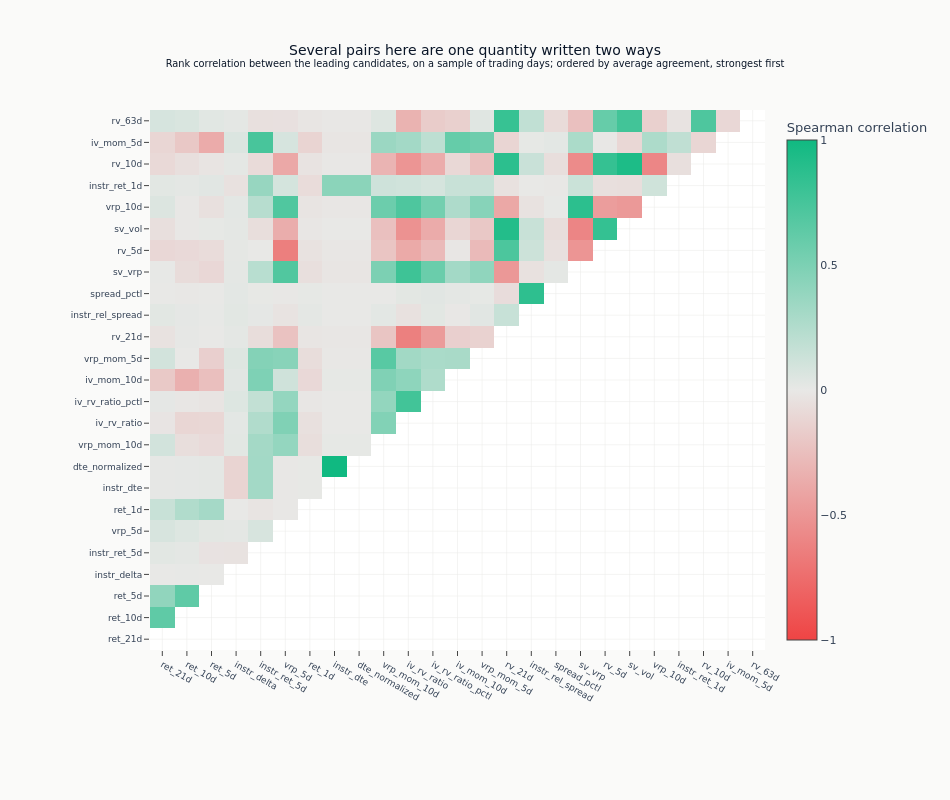

This figure's notebook cell:
### Markdown cell above
The map below is restricted to the leading candidates, because at fifty a full matrix
has unreadable labels and is mostly empty space, and to one triangle, because a
correlation matrix is symmetric and drawing both halves says everything twice. The rows
keep the ranking used everywhere else in the notebook - largest average agreement first
- so a block of colour is a group of near-copies that also rank near each other.

### Code cell
_div = style.ml4t_diverging()
ml4t_corr_scale = [[0.0, _div[0]], [0.5, _div[1]], [1.0, _div[2]]]
corr_plot_features = eval_summary.head(min(25, len(eval_summary)))["feature"].to_list()
corr_plot = corr_matrix.loc[corr_plot_features, corr_plot_features]
corr_display = corr_plot.mask(np.triu(np.ones(corr_plot.shape, dtype=bool)))
fig = go.Figure(
    data=go.Heatmap(
        z=corr_display.values,
        x=corr_plot.columns.tolist(),
        y=corr_plot.columns.tolist(),
        colorscale=ml4t_corr_scale,
        zmid=0,
        zmin=-1,
        zmax=1,
        colorbar=dict(title="Spearman correlation"),
    )
)
fig.update_layout(
    title={
        "text": (
            "Several pairs here are one quantity written two ways"
            "<br><sup>Rank correlation between the leading candidates, on a sample of trading "
            "days; ordered by average agreement, strongest first</sup>"
        )
    },
    template="ml4t",
    height=800,
    width=950,
    margin=dict(l=150, r=50, t=110, b=150),
)
fig.update_xaxes(tickfont=dict(size=9))
fig.update_yaxes(tickfont=dict(size=9))
show_plotly_with_alt(
    fig,
    "Lower-triangular heatmap of the Spearman rank correlation between 25 candidates on a "
    "sample of trading days, ordered by average agreement with the strongest first, on a "
    "red-to-green scale from -1 to +1. Three quarters of the 300 off-diagonal cells are paler "
    "than 0.3 either way. The green ones mark pairs that are close to one quantity written "
    "twice: instr_dte with dte_normalized at exactly 1.00, rv_10d and rv_21d with sv_vol at "
    "0.94 and 0.92, instr_rel_spread with spread_pctl and sv_vrp with vrp_10d both at 0.86, and "
    "iv_rv_ratio with iv_rv_ratio_pctl at 0.78. The strongest red cells set realized volatility "
    "against the variance-risk-premium terms - rv_5d with vrp_5d and rv_21d with iv_rv_ratio "
    "both at -0.63, sv_vrp with sv_vol at -0.58 - so those pairs move opposite each other "
    "rather than independently.",
)

### Figure 1 — Plotly figure (JSON) as saved in the notebook; plotly's stock layout.template omitted (floating-point values rounded to 4 significant figures; data arrays with more than 128 entries replaced by an {"elided": "..."} marker saying what was removed)
{"data": [{"colorbar": {"title": {"text": "Spearman correlation"}}, "colorscale": [[0.0, "#ef4444"], [0.5, "#e8e8e6"], [1.0, "#10b981"]], "type": "heatmap", "x": ["ret_21d", "ret_10d", "ret_5d", "instr_delta", "instr_ret_5d", "vrp_5d", "ret_1d", "instr_dte", "dte_normalized", "vrp_mom_10d", "iv_rv_ratio", "iv_rv_ratio_pctl", "iv_mom_10d", "vrp_mom_5d", "rv_21d", "instr_rel_spread", "spread_pctl", "sv_vrp", "rv_5d", "sv_vol", "vrp_10d", "instr_ret_1d", "rv_10d", "iv_mom_5d", "rv_63d"], "y": ["ret_21d", "ret_10d", "ret_5d", "instr_delta", "instr_ret_5d", "vrp_5d", "ret_1d", "instr_dte", "dte_normalized", "vrp_mom_10d", "iv_rv_ratio", "iv_rv_ratio_pctl", "iv_mom_10d", "vrp_mom_5d", "rv_21d", "instr_rel_spread", "spread_pctl", "sv_vrp", "rv_5d", "sv_vol", "vrp_10d", "instr_ret_1d", "rv_10d", "iv_mom_5d", "rv_63d"], "z": {"elided": "25x25 float values"}, "zmax": 1, "zmid": 0, "zmin": -1}], "layout": {"height": 800, "margin": {"b": 150, "l": 150, "r": 50, "t": 110}, "title": {"text": "Several pairs here are one quantity written two ways<br><sup>Rank correlation between the leading candidates, on a sample of trading days; ordered by average agreement, strongest first</sup>"}, "width": 950, "xaxis": {"tickfont": {"size": 9}}, "yaxis": {"tickfont": {"size": 9}}}}
